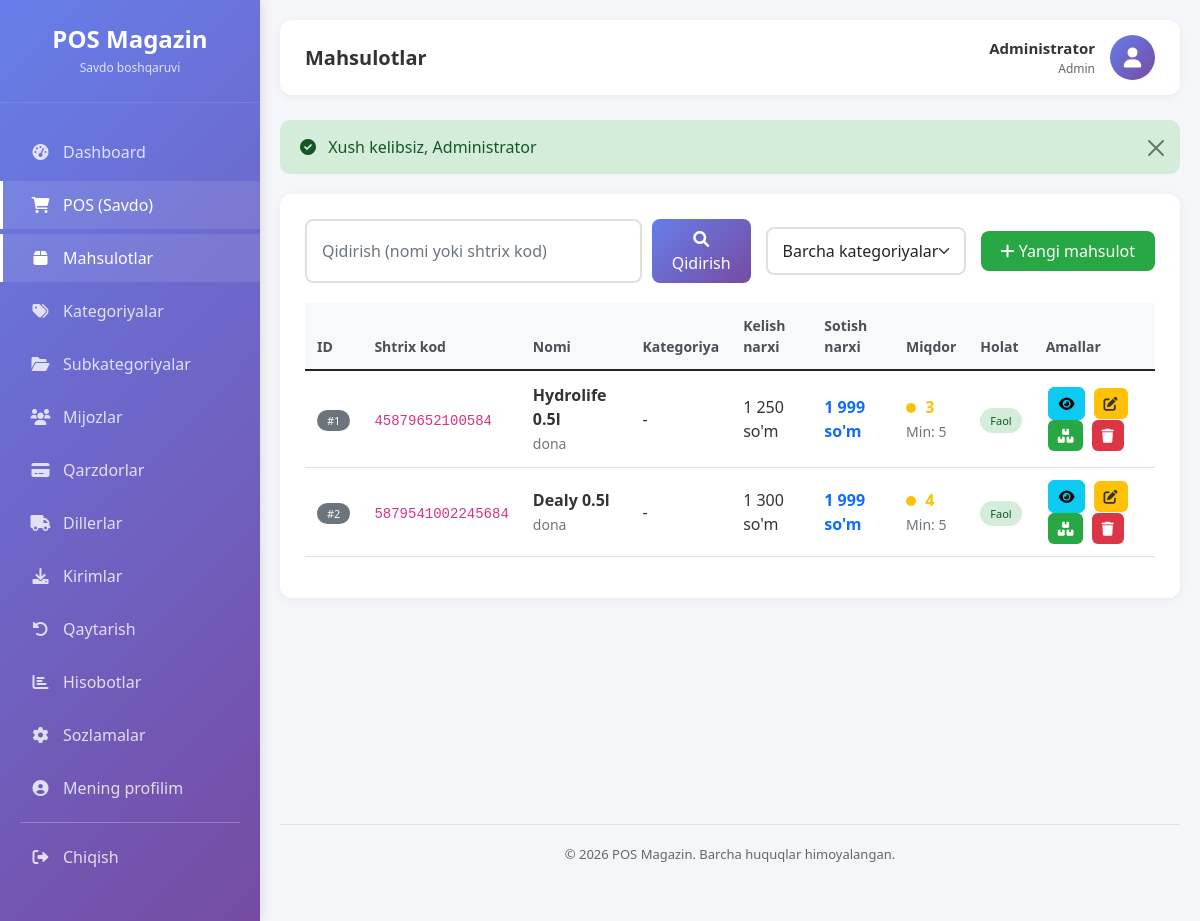
/products (signed in), run on an earlier commit of the app's database.
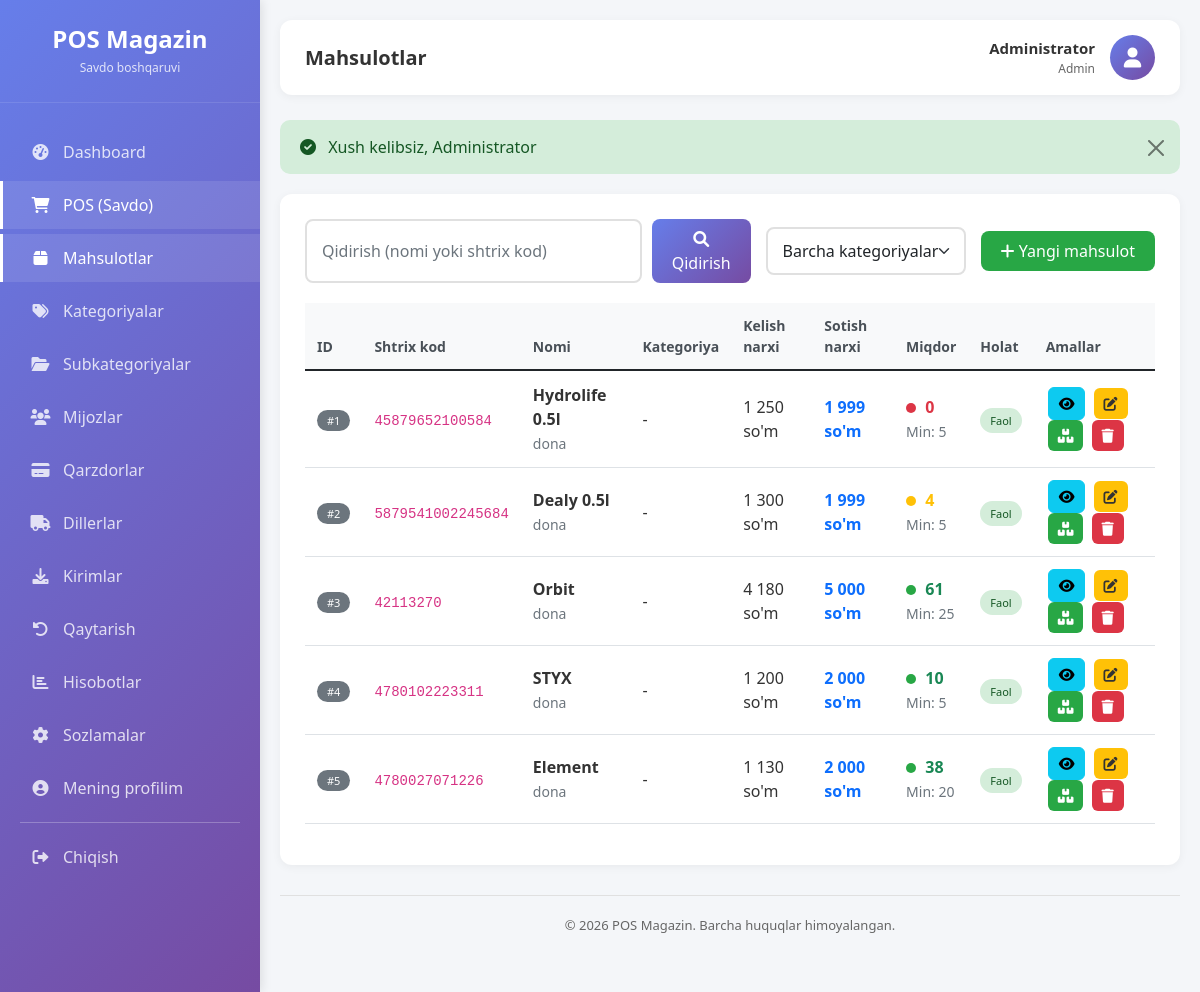
And on a later commit of the database.
### tables this page shows
CREATE TABLE `mahsulotlar` (
  `id` bigint(20) UNSIGNED NOT NULL,
  `kategoriya_id` bigint(20) UNSIGNED NOT NULL,
  `subkategoriya_id` bigint(20) UNSIGNED DEFAULT NULL,
  `nomi` varchar(160) NOT NULL,
  `shtrix_kod` varchar(80) NOT NULL,
  `birlik` varchar(30) NOT NULL DEFAULT 'dona',
  `kelish_narxi` decimal(12,2) NOT NULL DEFAULT 0.00,
  `sotish_narxi` decimal(12,2) NOT NULL DEFAULT 0.00,
  `miqdor` int(11) NOT NULL DEFAULT 0,
  `minimal_miqdor` int(11) NOT NULL DEFAULT 0,
  `faol` tinyint(1) NOT NULL DEFAULT 1,
  `yaratilgan_vaqt` timestamp NULL DEFAULT current_timestamp(),
  `yangilangan_vaqt` timestamp NULL DEFAULT current_timestamp() ON UPDATE current_timestamp(),
  `ochirilgan_vaqt` timestamp NULL DEFAULT NULL
);

### app/Controllers/Controller.php (called while the page is built, shortened)
<?php
abstract class Controller {
    protected function view($view, $data = [], $layout = 'main') {
        $viewPath = APP_PATH . '/Views/pages/' . $view . '.php';
        extract($data);
        require $viewPath;
    }
}

### app/Controllers/ProductController.php (called while the page is built, shortened)
<?php
class ProductController extends Controller {
    private $productModel;
    private $categoryModel;
    public function __construct() {
        $this->productModel = new Product();
        $this->categoryModel = new Category();
    }
    public function index() {
        $page = $_GET['page'] ?? 1;
        $search = $_GET['search'] ?? '';
        $categoryId = $_GET['category'] ?? '';
        if ($search) {
            $products = $this->productModel->search($search);
            $pagination = [
                'page' => 1,
                'lastPage' => 1,
                'total' => count($products),
                'perPage' => count($products)
            ];
        } else {
            $conditions = [];
            if (method_exists($this->productModel, 'paginate')) {
                $pagination = $this->productModel->paginate($page, 15, $conditions);
                $products = $pagination['data'];
            }
        }
        $categories = $this->categoryModel->all();
        $this->view('products/index', [
            'products' => $products,
            'categories' => $categories,
            'selectedCategory' => $categoryId,
            'search' => $search,
            'pagination' => $pagination
        ]);
    }
}

### config/database.php (called while the page is built)
<?php
class Database {
    private static $connection = null;
    public static function getInstance() {
        if (self::$connection === null) {
            try {
                $host = 'localhost';
                $dbname = 'pos_magazin_uz';
                $user = 'root';
                $pass = '';
                $dsn = "mysql:host=$host;dbname=$dbname;charset=utf8";
                self::$connection = new PDO($dsn, $user, $pass);
                self::$connection->setAttribute(PDO::ATTR_ERRMODE, PDO::ERRMODE_EXCEPTION);
            } catch (PDOException $e) {
                die("Database xatosi: " . $e->getMessage());
            }
        }
        return self::$connection;
    }
}

### app/Models/Model.php (called while the page is built, shortened)
<?php
abstract class Model {
    protected $db;
    protected $table;
    public function __construct() {
        $this->db = \Database::getInstance();
    }
    public function paginate($page = 1, $perPage = 20, $conditions = []) {
        $offset = ($page - 1) * $perPage;
        try {
            $stmt = $this->db->prepare("SHOW COLUMNS FROM {$this->table} LIKE 'ochirilgan_vaqt'");
            $stmt->execute();
            $hasSoftDelete = $stmt->fetch() ? true : false;
            $countSql = "SELECT COUNT(*) as total FROM {$this->table}";
            $countWhereClauses = [];
            $countParams = [];
            if ($hasSoftDelete) {
                $countWhereClauses[] = "ochirilgan_vaqt IS NULL";
            }
            if (!empty($countWhereClauses)) {
                $countSql .= " WHERE " . implode(' AND ', $countWhereClauses);
            }
            $stmt = $this->db->prepare($countSql);
            $stmt->execute($countParams);
            $total = $stmt->fetch()['total'];
            $dataSql = "SELECT * FROM {$this->table}";
            $dataWhereClauses = [];
            $dataParams = [];
            if ($hasSoftDelete) {
                $dataWhereClauses[] = "ochirilgan_vaqt IS NULL";
            }
            if (!empty($dataWhereClauses)) {
                $dataSql .= " WHERE " . implode(' AND ', $dataWhereClauses);
            }
            $dataSql .= " LIMIT {$offset}, {$perPage}";
            $stmt = $this->db->prepare($dataSql);
            $stmt->execute($dataParams);
            $data = $stmt->fetchAll();
            return [
                'data' => $data,
                'total' => $total,
                'page' => $page,
                'perPage' => $perPage,
                'lastPage' => ceil($total / $perPage)
            ];
        } catch (\PDOException $e) {
            $countSql = "SELECT COUNT(*) as total FROM {$this->table}";
            $countParams = [];
            if (!empty($conditions)) {
                $whereClauses = [];
                foreach ($conditions as $field => $value) {
                    $whereClauses[] = "{$field} = ?";
                    $countParams[] = $value;
                }
                $countSql .= " WHERE " . implode(' AND ', $whereClauses);
            }
            $stmt = $this->db->prepare($countSql);
            $stmt->execute($countParams);
            $total = $stmt->fetch()['total'];
            $dataSql = "SELECT * FROM {$this->table}";
            $dataParams = [];
            if (!empty($conditions)) {
                $whereClauses = [];
                foreach ($conditions as $field => $value) {
                    $whereClauses[] = "{$field} = ?";
                    $dataParams[] = $value;
                }
                $dataSql .= " WHERE " . implode(' AND ', $whereClauses);
            }
            $dataSql .= " LIMIT {$offset}, {$perPage}";
            $stmt = $this->db->prepare($dataSql);
            $stmt->execute($dataParams);
            $data = $stmt->fetchAll();
            return [
                'data' => $data,
                'total' => $total,
                'page' => $page,
                'perPage' => $perPage,
                'lastPage' => ceil($total / $perPage)
            ];
        }
    }
}

### app/Views/pages/products/index.php (the view, shortened to what the rows shown need)
<div class="content-card">
    <div class="filter-section">
        <form method="GET" class="search-box">
            <input type="text"
                   name="search"
                   class="form-control"
                   placeholder="Qidirish (nomi yoki shtrix kod)"
                   value="<?= htmlspecialchars($search ?? '') ?>">
            <button type="submit" class="btn btn-primary">
                <i class="fas fa-search"></i> Qidirish
            </button>
        </form>
        <div class="filter-box">
            <select name="category" class="form-select" onchange="window.location.href=this.value">
                <option value="/new-pos/products">Barcha kategoriyalar</option>
            </select>
        </div>
        <?php if (in_array($_SESSION['user']['rol_nomi'] ?? '', ['Admin', 'Omborchi'])): ?>
        <a href="/new-pos/products/create" class="btn btn-success">
            <i class="fas fa-plus"></i> Yangi mahsulot
        </a>
        <?php endif; ?>
    </div>
    <div class="table-responsive">
        <table class="table table-hover">
            <thead>
                <tr>
                    <th>ID</th>
                    <th>Shtrix kod</th>
                    <th>Nomi</th>
                    <th>Kategoriya</th>
                    <th>Kelish narxi</th>
                    <th>Sotish narxi</th>
                    <th>Miqdor</th>
                    <th>Holat</th>
                    <th>Amallar</th>
                </tr>
            </thead>
            <tbody>
                <?php if (empty($products)): ?>
                    <tr>
                        <td colspan="9" class="text-center py-4">
                            <i class="fas fa-box-open fa-3x text-muted mb-3"></i>
                            <p class="text-muted">Hech qanday mahsulot topilmadi</p>
                        </td>
                    </tr>
                <?php else: ?>
                    <?php foreach ($products as $product): ?>
                        <?php
                        $stockStatus = 'high';
                        $stockClass = 'stock-high';
                        if ($product['miqdor'] <= 0) {
                            $stockStatus = 'low';
                            $stockClass = 'stock-low';
                        } elseif ($product['miqdor'] <= ($product['minimal_miqdor'] ?? 5)) {
                            $stockStatus = 'medium';
                            $stockClass = 'stock-medium';
                        }
                        ?>
                        <tr>
                            <td><span class="badge bg-secondary">#<?= $product['id'] ?></span></td>
                            <td><code><?= htmlspecialchars($product['shtrix_kod']) ?></code></td>
                            <td>
                                <strong><?= htmlspecialchars($product['nomi']) ?></strong>
                                <br>
                                <small class="text-muted"><?= $product['birlik'] ?? 'dona' ?></small>
                            </td>
                            <td>
                                <?= htmlspecialchars($product['kategoriya_nomi'] ?? '-') ?>
                            </td>
                            <td><?= number_format($product['kelish_narxi'] ?? 0, 0, ',', ' ') ?> so'm</td>
                            <td><strong class="text-primary"><?= number_format($product['sotish_narxi'] ?? 0, 0, ',', ' ') ?> so'm</strong></td>
                            <td>
                                <span class="stock-indicator <?= $stockClass ?>"></span>
                                <span class="fw-bold <?= $stockStatus == 'low' ? 'text-danger' : ($stockStatus == 'medium' ? 'text-warning' : 'text-success') ?>">
                                    <?= $product['miqdor'] ?? 0 ?>
                                </span>
                                <br>
                                <small class="text-muted">Min: <?= $product['minimal_miqdor'] ?? 5 ?></small>
                            </td>
                            <td>
                                <?php if ($product['faol'] ?? 1): ?>
                                    <span class="badge-status badge-success">Faol</span>
                                <?php else: ?>
                                    <span class="badge-status badge-danger">Faol emas</span>
                                <?php endif; ?>
                            </td>
                            <td>
                                <button type="button" class="btn btn-sm btn-info btn-action" onclick="viewProduct(<?= $product['id'] ?>)" data-bs-toggle="modal" data-bs-target="#productModal" title="Ko'rish" data-bs-toggle="tooltip">
                                    <i class="fas fa-eye"></i>
                                </button>
                                <?php if (in_array($_SESSION['user']['rol_nomi'] ?? '', ['Admin', 'Omborchi'])): ?>
                                    <a href="/new-pos/products/edit/<?= $product['id'] ?>" class="btn btn-sm btn-warning btn-action" title="Tahrirlash" data-bs-toggle="tooltip">
                                        <i class="fas fa-edit"></i>
                                    </a>
                                    <button type="button" class="btn btn-sm btn-success btn-action" onclick="showStockModal(<?= $product['id'] ?>, '<?= htmlspecialchars(addslashes($product['nomi'])) ?>', <?= $product['miqdor'] ?? 0 ?>)" title="Miqdorni tuzatish" data-bs-toggle="tooltip">
                                        <i class="fas fa-boxes"></i>
                                    </button>
                                    <?php if (($_SESSION['user']['rol_nomi'] ?? '') == 'Admin'): ?>
                                        <form method="POST" action="/new-pos/products/delete/<?= $product['id'] ?>" style="display: inline;" onsubmit="return confirm('Haqiqatan ham bu mahsulotni o\'chirmoqchimisiz?');">
                                            <button type="submit" class="btn btn-sm btn-danger btn-action" title="O'chirish" data-bs-toggle="tooltip">
                                                <i class="fas fa-trash"></i>
                                            </button>
                                        </form>
                                    <?php endif; ?>
                                <?php endif; ?>
                            </td>
                        </tr>
                    <?php endforeach; ?>
                <?php endif; ?>
            </tbody>
        </table>
    </div>
</div>

### public/index.php (shortened to what the rows shown need)
<?php
require_once __DIR__ . '/../config/database.php';
spl_autoload_register(function ($class) {
    $prefix = 'App\\';
    $base_dir = APP_PATH . '/';
    $len = strlen($prefix);
    $relative_class = substr($class, $len);
    $file = $base_dir . str_replace('\\', '/', $relative_class) . '.php';
});
$requestUri = $_SERVER['REQUEST_URI'];
$basePath = '/new-pos';
if (strpos($requestUri, $basePath) === 0) {
    $requestUri = substr($requestUri, strlen($basePath));
}
$requestUri = strtok($requestUri, '?');
$requestUri = str_replace('/public', '', $requestUri);
$requestUri = trim($requestUri, '/');
$routesFile = ROUTES_PATH . '/web.php';
$routes = require $routesFile;
$method = $_SERVER['REQUEST_METHOD'];
route_dispatch($routes, $method, $requestUri);
function route_dispatch($routes, $method, $uri) {
    foreach ($routes[$method] as $pattern => $handler) {
        $pattern = trim($pattern, '/');
        $regexPattern = preg_replace('/\{[a-z]+\}/', '([^/]+)', $pattern);
        $regexPattern = '/^' . str_replace('/', '\/', $regexPattern) . '$/';
        if (preg_match($regexPattern, $uri, $matches)) {
            array_shift($matches);
            list($controller, $action) = $handler;
            $controllerInstance = new $controllerClass();
            call_user_func_array([$controllerInstance, $action], $matches);
            return;
        }
    }
}

What changed in the data, as far as the page shows it:
changed mahsulotlar "Hydrolife 0.5l": miqdor "3" → "0"
added mahsulotlar: id "3", shtrix_kod "42113270", nomi "Orbit", birlik "dona", kategoriya_nomi "-", kelish_narxi "4 180", sotish_narxi "5 000", miqdor "61", minimal_miqdor "25", faol "Faol"
added mahsulotlar: id "4", shtrix_kod "4780102223311", nomi "STYX", birlik "dona", kategoriya_nomi "-", kelish_narxi "1 200", sotish_narxi "2 000", miqdor "10", minimal_miqdor "5", faol "Faol"
added mahsulotlar: id "5", shtrix_kod "4780027071226", nomi "Element", birlik "dona", kategoriya_nomi "-", kelish_narxi "1 130", sotish_narxi "2 000", miqdor "38", minimal_miqdor "20", faol "Faol"
